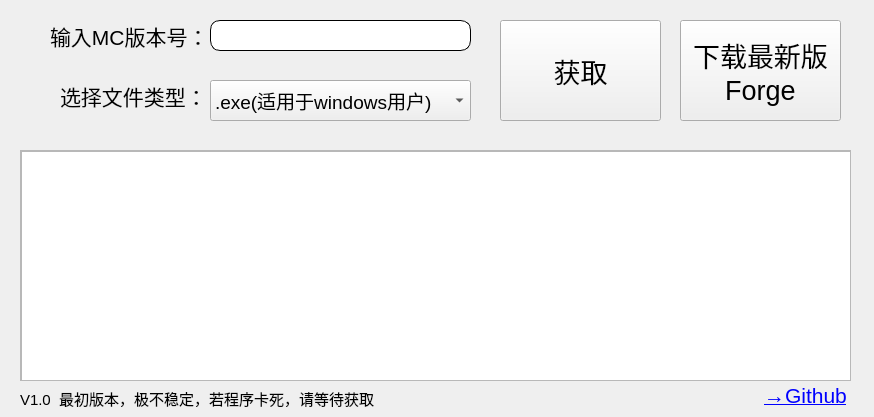
<?xml version="1.0" encoding="UTF-8"?>
<ui version="4.0">
 <class>MainWindow</class>
 <widget class="QMainWindow" name="MainWindow">
  <property name="geometry">
   <rect>
    <x>0</x>
    <y>0</y>
    <width>874</width>
    <height>417</height>
   </rect>
  </property>
  <property name="font">
   <font>
    <pointsize>16</pointsize>
    <weight>50</weight>
    <italic>false</italic>
    <bold>false</bold>
    <underline>false</underline>
    <strikeout>false</strikeout>
    <stylestrategy>PreferAntialias</stylestrategy>
   </font>
  </property>
  <property name="windowTitle">
   <string>EasyGetForge-withoutAD</string>
  </property>
  <property name="windowOpacity">
   <double>1.000000000000000</double>
  </property>
  <widget class="QWidget" name="centralwidget">
   <widget class="QPushButton" name="pushButton">
    <property name="geometry">
     <rect>
      <x>500</x>
      <y>20</y>
      <width>161</width>
      <height>101</height>
     </rect>
    </property>
    <property name="font">
     <font>
      <pointsize>20</pointsize>
      <weight>50</weight>
      <italic>false</italic>
      <bold>false</bold>
      <underline>false</underline>
      <strikeout>false</strikeout>
      <stylestrategy>PreferDefault</stylestrategy>
     </font>
    </property>
    <property name="cursor">
     <cursorShape>PointingHandCursor</cursorShape>
    </property>
    <property name="styleSheet">
     <string notr="true"/>
    </property>
    <property name="text">
     <string>获取</string>
    </property>
   </widget>
   <widget class="QLineEdit" name="lineEdit">
    <property name="geometry">
     <rect>
      <x>210</x>
      <y>20</y>
      <width>261</width>
      <height>31</height>
     </rect>
    </property>
    <property name="font">
     <font>
      <pointsize>20</pointsize>
      <weight>50</weight>
      <italic>false</italic>
      <bold>false</bold>
      <underline>false</underline>
      <strikeout>false</strikeout>
      <stylestrategy>PreferAntialias</stylestrategy>
     </font>
    </property>
    <property name="styleSheet">
     <string notr="true">border-radius: 10px;
border: 1px solid black;</string>
    </property>
    <property name="text">
     <string/>
    </property>
   </widget>
   <widget class="QLabel" name="label">
    <property name="geometry">
     <rect>
      <x>50</x>
      <y>20</y>
      <width>151</width>
      <height>31</height>
     </rect>
    </property>
    <property name="font">
     <font>
      <pointsize>16</pointsize>
     </font>
    </property>
    <property name="text">
     <string>输入MC版本号：</string>
    </property>
   </widget>
   <widget class="QLabel" name="label_2">
    <property name="geometry">
     <rect>
      <x>760</x>
      <y>380</y>
      <width>91</width>
      <height>31</height>
     </rect>
    </property>
    <property name="cursor">
     <cursorShape>PointingHandCursor</cursorShape>
    </property>
    <property name="text">
     <string>&lt;html&gt;&lt;head/&gt;&lt;body&gt;&lt;p align=&quot;center&quot;&gt;&lt;a href=&quot;www.baidu.com&quot;&gt;&lt;span style=&quot; text-decoration: underline; color:#0000ff;&quot;&gt;→Github&lt;/span&gt;&lt;/a&gt;&lt;/p&gt;&lt;/body&gt;&lt;/html&gt;</string>
    </property>
   </widget>
   <widget class="QScrollArea" name="scrollArea">
    <property name="geometry">
     <rect>
      <x>20</x>
      <y>150</y>
      <width>831</width>
      <height>231</height>
     </rect>
    </property>
    <property name="widgetResizable">
     <bool>true</bool>
    </property>
    <widget class="QWidget" name="scrollAreaWidgetContents">
     <property name="geometry">
      <rect>
       <x>0</x>
       <y>0</y>
       <width>829</width>
       <height>229</height>
      </rect>
     </property>
     <widget class="QTextBrowser" name="textBrowser">
      <property name="geometry">
       <rect>
        <x>0</x>
        <y>0</y>
        <width>831</width>
        <height>231</height>
       </rect>
      </property>
      <property name="font">
       <font>
        <pointsize>12</pointsize>
       </font>
      </property>
      <property name="html">
       <string>&lt;!DOCTYPE HTML PUBLIC &quot;-//W3C//DTD HTML 4.0//EN&quot; &quot;http://www.w3.org/TR/REC-html40/strict.dtd&quot;&gt;
&lt;html&gt;&lt;head&gt;&lt;meta name=&quot;qrichtext&quot; content=&quot;1&quot; /&gt;&lt;style type=&quot;text/css&quot;&gt;
p, li { white-space: pre-wrap; }
&lt;/style&gt;&lt;/head&gt;&lt;body style=&quot; font-family:'Ubuntu'; font-size:12pt; font-weight:400; font-style:normal;&quot;&gt;
&lt;p style=&quot;-qt-paragraph-type:empty; margin-top:0px; margin-bottom:0px; margin-left:0px; margin-right:0px; -qt-block-indent:0; text-indent:0px; font-size:16pt;&quot;&gt;&lt;br /&gt;&lt;/p&gt;&lt;/body&gt;&lt;/html&gt;</string>
      </property>
     </widget>
    </widget>
   </widget>
   <widget class="QLabel" name="label_3">
    <property name="geometry">
     <rect>
      <x>60</x>
      <y>80</y>
      <width>171</width>
      <height>31</height>
     </rect>
    </property>
    <property name="font">
     <font>
      <pointsize>16</pointsize>
     </font>
    </property>
    <property name="text">
     <string>选择文件类型：</string>
    </property>
   </widget>
   <widget class="QComboBox" name="comboBox">
    <property name="geometry">
     <rect>
      <x>210</x>
      <y>80</y>
      <width>261</width>
      <height>41</height>
     </rect>
    </property>
    <property name="font">
     <font>
      <pointsize>14</pointsize>
     </font>
    </property>
    <item>
     <property name="text">
      <string>.exe(适用于windows用户)</string>
     </property>
    </item>
    <item>
     <property name="text">
      <string>.zip(源码)</string>
     </property>
    </item>
    <item>
     <property name="text">
      <string>.jar</string>
     </property>
    </item>
   </widget>
   <widget class="QPushButton" name="pushButton_2">
    <property name="geometry">
     <rect>
      <x>680</x>
      <y>20</y>
      <width>161</width>
      <height>101</height>
     </rect>
    </property>
    <property name="font">
     <font>
      <pointsize>20</pointsize>
      <weight>50</weight>
      <italic>false</italic>
      <bold>false</bold>
      <underline>false</underline>
      <strikeout>false</strikeout>
      <stylestrategy>PreferDefault</stylestrategy>
     </font>
    </property>
    <property name="cursor">
     <cursorShape>PointingHandCursor</cursorShape>
    </property>
    <property name="contextMenuPolicy">
     <enum>Qt::DefaultContextMenu</enum>
    </property>
    <property name="toolTip">
     <string>下载的默认路径为程序的同一路径</string>
    </property>
    <property name="styleSheet">
     <string notr="true"/>
    </property>
    <property name="text">
     <string>下载最新版
Forge</string>
    </property>
   </widget>
   <widget class="QLabel" name="label_4">
    <property name="geometry">
     <rect>
      <x>20</x>
      <y>390</y>
      <width>361</width>
      <height>17</height>
     </rect>
    </property>
    <property name="font">
     <font>
      <pointsize>11</pointsize>
     </font>
    </property>
    <property name="text">
     <string>V1.0  最初版本，极不稳定，若程序卡死，请等待获取</string>
    </property>
   </widget>
  </widget>
 </widget>
 <resources/>
 <connections/>
</ui>
